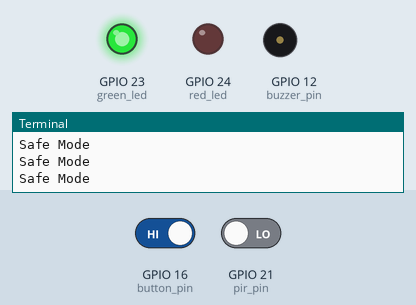
Bench run of a program on a simulated Raspberry Pi (BCM pin numbers). Shown: output pins drawn as LEDs (lit = HIGH), buzzer (waves = sounding, pin HIGH), the last lines printed to the terminal. The inputs (shaded band) are chosen by the test bench; at power-on: GPIO 21 (pir_pin) LOW, GPIO 16 (button_pin) HIGH.

Above: at 1.2 s.
1.3 s: GPIO 21 (pir_pin) driven HIGH
At 2.3 s:
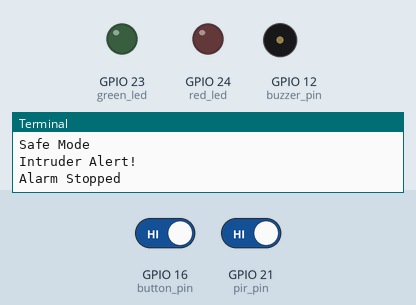
5.8 s: GPIO 16 (button_pin) driven LOW and GPIO 21 (pir_pin) driven HIGH
At 7.4 s:
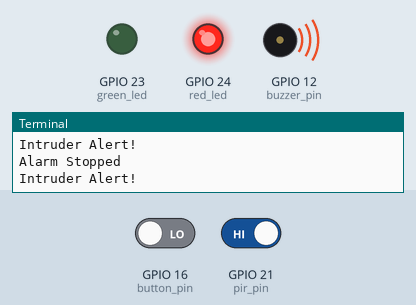
7.9 s: GPIO 16 (button_pin) driven HIGH
At 8.5 s:
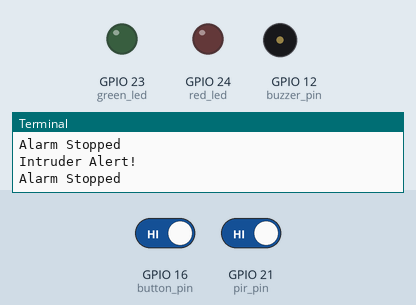
Timing chart, 0 to 10.4 s (numbered marks = the images above; inputs shaded):
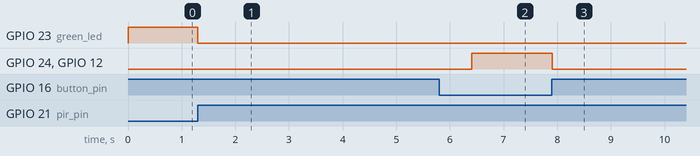

The program:

R24._PIR_Intruder_Alarm_System.py
```python
"""
Components Used:
1. Raspberry Pi
2. PIR Motion Sensor
3. Green LED
4. Red LED
5. Buzzer
6. Push Button
7. Breadboard
8. Jumper Wires
"""

import RPi.GPIO as gpio
import time

pir_pin = 21      # GPIO pin for PIR sensor
button_pin = 16   # GPIO pin for button
buzzer_pin = 12   # GPIO pin for buzzer
green_led = 23    # GPIO pin for green LED
red_led = 24      # GPIO pin for red LED

gpio.setmode(gpio.BCM)            # Use BCM pin numbering
gpio.setup(pir_pin, gpio.IN)      # Set PIR as input
gpio.setup(button_pin, gpio.IN, pull_up_down=gpio.PUD_UP)  # Set button as input
gpio.setup(buzzer_pin, gpio.OUT)  # Set buzzer as output
gpio.setup(green_led, gpio.OUT)   # Set green LED as output
gpio.setup(red_led, gpio.OUT)     # Set red LED as output

try:
    while True:
        motion_state = gpio.input(pir_pin)  # Read PIR sensor

        if motion_state == 1:  # Motion detected
            gpio.output(green_led, gpio.LOW)
            gpio.output(red_led, gpio.HIGH)     # Turn red LED ON
            gpio.output(buzzer_pin, gpio.HIGH)  # Turn buzzer ON
            print("Intruder Alert!")

            while gpio.input(button_pin) == 0:  # Wait for button press
                time.sleep(0.1)

            gpio.output(buzzer_pin, gpio.LOW)  # Turn buzzer OFF
            gpio.output(red_led, gpio.LOW)     # Turn red LED OFF
            print("Alarm Stopped")
            time.sleep(5)

        else:
            gpio.output(green_led, gpio.HIGH)  # Turn green LED ON
            print("Safe Mode")

        time.sleep(0.1)  # Small delay

except KeyboardInterrupt:
    gpio.cleanup()  # Reset GPIO on exit
```

Measured:
- after the input at 1.3 s, GPIO 23 (green_led): HIGH → LOW at once
- after the input at 5.8 s, GPIO 24 (red_led), GPIO 12 (buzzer_pin): LOW → HIGH after 0.60 s
- after the input at 7.9 s, GPIO 24 (red_led), GPIO 12 (buzzer_pin): HIGH → LOW at once
